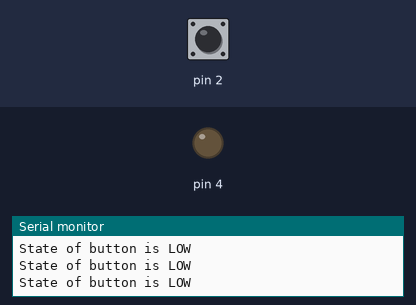
The sketch below on a simulated Arduino Uno, built with avr-gcc and run on an emulated ATmega328P. On the bench: output pins drawn as LEDs (lit = HIGH), the last lines printed to the serial monitor. Dashed ring = blinking. Inputs (shaded band) come from the test bench; at power-on: pin 2 LOW.

Above: at 1.2 s.
1.3 s: pin 2 driven HIGH
At 2.2 s:
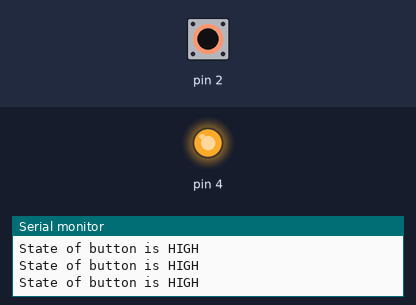
2.8 s: pin 2 driven LOW
At 3.6 s:
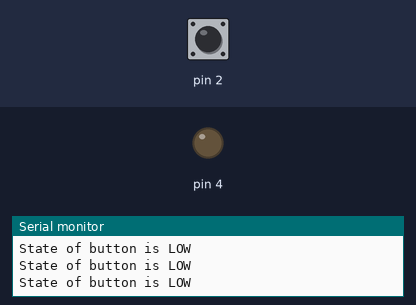
4.3 s: pin 2 pulsed HIGH 2 times (0.12 s each, 0.3 s apart)
At 4.68 s:
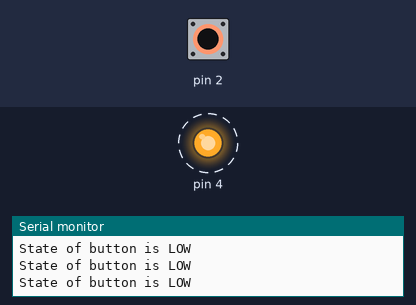
7.9 s: pin 2 pulsed HIGH 2 times (0.12 s each, 0.3 s apart)
At 9.7 s:
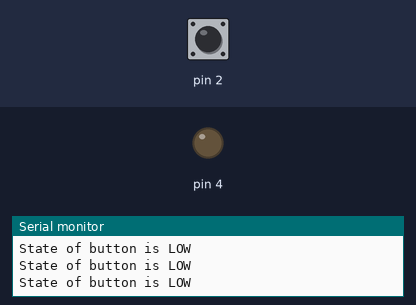
Timing chart, 0 to 11.2 s (numbered marks = the images above; inputs shaded):
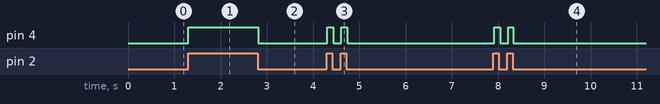

The sketch:

Button_Control.ino
```cpp
int buttonState = 0;

void setup() {
  // put your setup code here, to run once:
  pinMode(2, INPUT);
  pinMode(4, OUTPUT);
  Serial.begin(9600);
}

void loop() {
  // put your main code here, to run repeatedly:
  buttonState = digitalRead(2);

  if(buttonState == HIGH) {
    digitalWrite(4, HIGH);
    Serial.println("State of button is HIGH");
  }
  else {
    digitalWrite(4, LOW);
    Serial.println("State of button is LOW");
  }
}
```

Measured:
- after the input at 1.3 s, pin 4: LOW → HIGH at once
- after the input at 2.8 s, pin 4: HIGH → LOW at once
- after the input at 4.3 s, pin 4: alternates HIGH for 0.13 s and LOW for 0.17 s, 4 changes in all, then stays LOW, starting at once
- after the input at 7.9 s, pin 4: alternates HIGH for 0.12 s and LOW for 0.17 s, 4 changes in all, then stays LOW, starting at once
